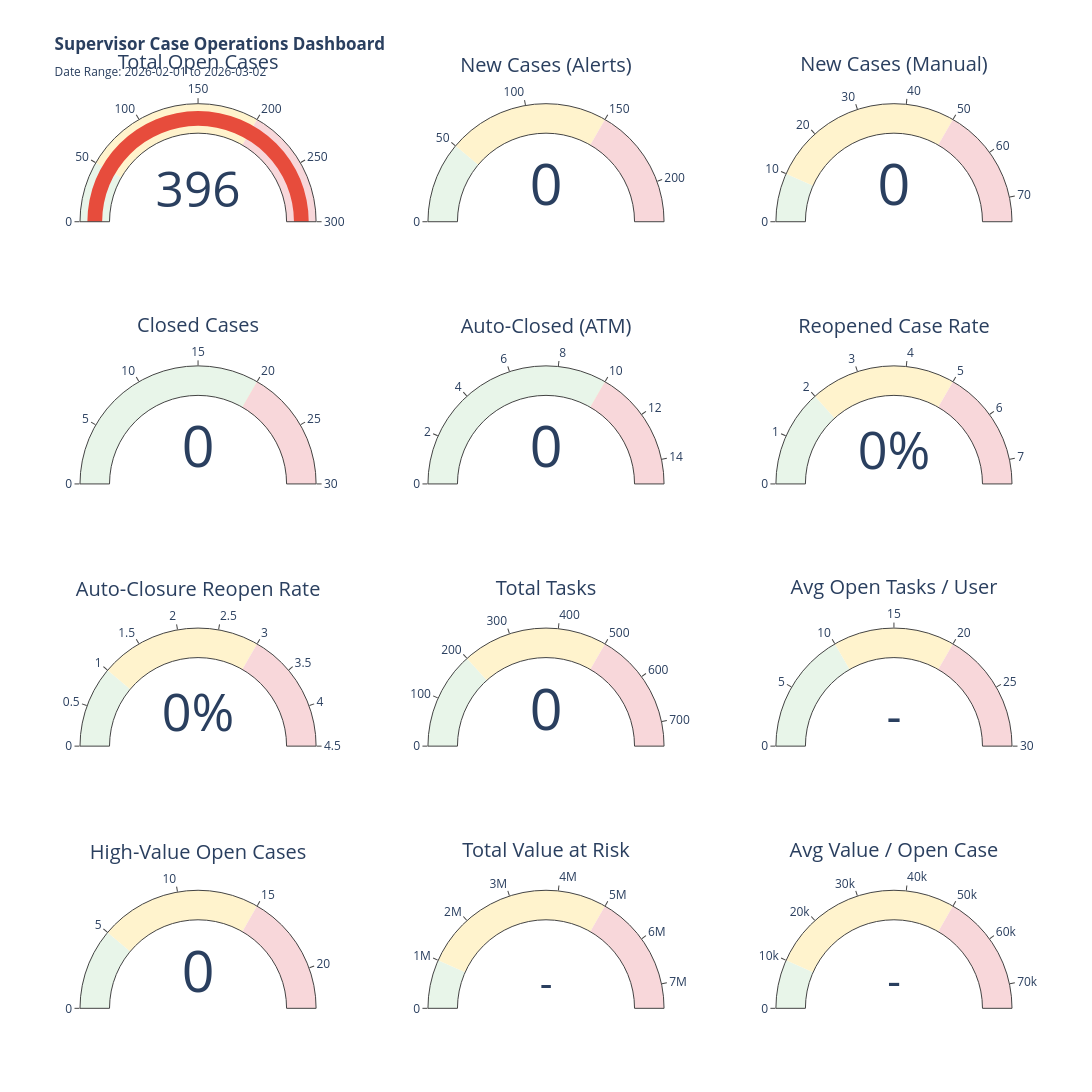

This figure's notebook cell:
### Markdown cell above
# Dashboards

### Code cell
metrics = build_supervisor_dashboard_metrics(
    alerts=alerts,
    cases=cases,
    tasks=tasks,
    period="LAST_30_DAYS",
    value_threshold=5000.0
)

render_supervisor_kpi_cards(metrics)

### Figure 1 — Plotly figure (JSON) as saved in the notebook; plotly's stock layout.template omitted (floating-point values rounded to 4 significant figures)
{"data": [{"domain": {"x": [0, 0.2533], "y": [0.8625, 1]}, "gauge": {"axis": {"range": [0, 300]}, "bar": {"color": "#e74c3c"}, "steps": [{"color": "#e8f5e9", "range": [0, 50]}, {"color": "#fff3cd", "range": [50, 200]}, {"color": "#f8d7da", "range": [200, 300]}]}, "mode": "number+gauge", "number": {"suffix": ""}, "title": {"text": "Total Open Cases"}, "type": "indicator", "value": 396}, {"domain": {"x": [0.3733, 0.6267], "y": [0.8625, 1]}, "gauge": {"axis": {"range": [0, 225]}, "bar": {"color": "#2ecc71"}, "steps": [{"color": "#e8f5e9", "range": [0, 50]}, {"color": "#fff3cd", "range": [50, 150]}, {"color": "#f8d7da", "range": [150, 225]}]}, "mode": "number+gauge", "number": {"suffix": ""}, "title": {"text": "New Cases (Alerts)"}, "type": "indicator", "value": 0}, {"domain": {"x": [0.7467, 1], "y": [0.8625, 1]}, "gauge": {"axis": {"range": [0, 75]}, "bar": {"color": "#2ecc71"}, "steps": [{"color": "#e8f5e9", "range": [0, 10]}, {"color": "#fff3cd", "range": [10, 50]}, {"color": "#f8d7da", "range": [50, 75]}]}, "mode": "number+gauge", "number": {"suffix": ""}, "title": {"text": "New Cases (Manual)"}, "type": "indicator", "value": 0}, {"domain": {"x": [0, 0.2533], "y": [0.575, 0.7125]}, "gauge": {"axis": {"range": [0, 30]}, "bar": {"color": "#e74c3c"}, "steps": [{"color": "#e8f5e9", "range": [0, 50]}, {"color": "#fff3cd", "range": [50, 20]}, {"color": "#f8d7da", "range": [20, 30]}]}, "mode": "number+gauge", "number": {"suffix": ""}, "title": {"text": "Closed Cases"}, "type": "indicator", "value": 0}, {"domain": {"x": [0.3733, 0.6267], "y": [0.575, 0.7125]}, "gauge": {"axis": {"range": [0, 15]}, "bar": {"color": "#e74c3c"}, "steps": [{"color": "#e8f5e9", "range": [0, 30]}, {"color": "#fff3cd", "range": [30, 10]}, {"color": "#f8d7da", "range": [10, 15]}]}, "mode": "number+gauge", "number": {"suffix": ""}, "title": {"text": "Auto-Closed (ATM)"}, "type": "indicator", "value": 0}, {"domain": {"x": [0.7467, 1], "y": [0.575, 0.7125]}, "gauge": {"axis": {"range": [0, 7.5]}, "bar": {"color": "#2ecc71"}, "steps": [{"color": "#e8f5e9", "range": [0, 2]}, {"color": "#fff3cd", "range": [2, 5]}, {"color": "#f8d7da", "range": [5, 7.5]}]}, "mode": "number+gauge", "number": {"suffix": "%"}, "title": {"text": "Reopened Case Rate"}, "type": "indicator", "value": 0}, {"domain": {"x": [0, 0.2533], "y": [0.2875, 0.425]}, "gauge": {"axis": {"range": [0, 4.5]}, "bar": {"color": "#2ecc71"}, "steps": [{"color": "#e8f5e9", "range": [0, 1]}, {"color": "#fff3cd", "range": [1, 3]}, {"color": "#f8d7da", "range": [3, 4.5]}]}, "mode": "number+gauge", "number": {"suffix": "%"}, "title": {"text": "Auto-Closure Reopen Rate"}, "type": "indicator", "value": 0}, {"domain": {"x": [0.3733, 0.6267], "y": [0.2875, 0.425]}, "gauge": {"axis": {"range": [0, 750]}, "bar": {"color": "#2ecc71"}, "steps": [{"color": "#e8f5e9", "range": [0, 200]}, {"color": "#fff3cd", "range": [200, 500]}, {"color": "#f8d7da", "range": [500, 750]}]}, "mode": "number+gauge", "number": {"suffix": ""}, "title": {"text": "Total Tasks"}, "type": "indicator", "value": 0}, {"domain": {"x": [0.7467, 1], "y": [0.2875, 0.425]}, "gauge": {"axis": {"range": [0, 30]}, "bar": {"color": "#e74c3c"}, "steps": [{"color": "#e8f5e9", "range": [0, 10]}, {"color": "#fff3cd", "range": [10, 20]}, {"color": "#f8d7da", "range": [20, 30]}]}, "mode": "number+gauge", "number": {"suffix": ""}, "title": {"text": "Avg Open Tasks / User"}, "type": "indicator", "value": null}, {"domain": {"x": [0, 0.2533], "y": [0, 0.1375]}, "gauge": {"axis": {"range": [0, 22.5]}, "bar": {"color": "#2ecc71"}, "steps": [{"color": "#e8f5e9", "range": [0, 5]}, {"color": "#fff3cd", "range": [5, 15]}, {"color": "#f8d7da", "range": [15, 22.5]}]}, "mode": "number+gauge", "number": {"suffix": ""}, "title": {"text": "High-Value Open Cases"}, "type": "indicator", "value": 0}, {"domain": {"x": [0.3733, 0.6267], "y": [0, 0.1375]}, "gauge": {"axis": {"range": [0, 7500000]}, "bar": {"color": "#e74c3c"}, "steps": [{"color": "#e8f5e9", "range": [0, 1000000]}, {"color": "#fff3cd", "range": [1000000, 5000000]}, {"color": "#f8d7da", "range": [5000000, 7500000]}]}, "mode": "number+gauge", "number": {"suffix": ""}, "title": {"text": "Total Value at Risk"}, "type": "indicator", "value": null}, {"domain": {"x": [0.7467, 1], "y": [0, 0.1375]}, "gauge": {"axis": {"range": [0, 75000]}, "bar": {"color": "#e74c3c"}, "steps": [{"color": "#e8f5e9", "range": [0, 10000]}, {"color": "#fff3cd", "range": [10000, 50000]}, {"color": "#f8d7da", "range": [50000, 75000]}]}, "mode": "number+gauge", "number": {"suffix": ""}, "title": {"text": "Avg Value / Open Case"}, "type": "indicator", "value": null}], "layout": {"height": 1200, "showlegend": false, "title": {"text": "<b>Supervisor Case Operations Dashboard</b><br><sub>Date Range: 2026-02-01 to 2026-03-02</sub>"}, "width": 1400}}
